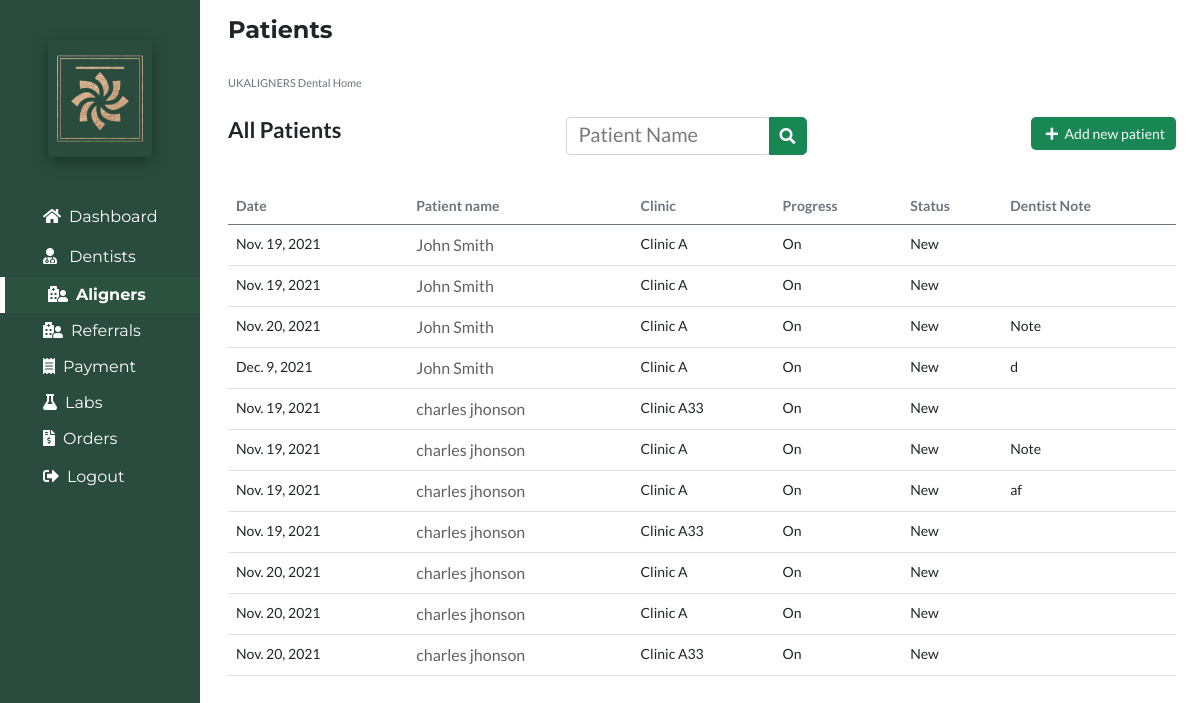
Screenshot of /patients (signed in) with the database file from the repository.
### portfolioApp/models.py (models this page shows, shortened)
class Patient(models.Model):
    Dentist=models.ForeignKey(User,on_delete=models.CASCADE)
    Prescriber=models.CharField(max_length=100,null=True)
    Clinic=models.CharField(max_length=300,null=True)
    Email=models.CharField(max_length=300,null=True)
    Telephone=models.CharField(max_length=300,null=True)
    PatientName=models.CharField(max_length=100,null=True)
    Sex=models.CharField(max_length=100,null=True)
    TreatmentInPast=models.CharField(max_length=100,null=True)
    Age=models.CharField(max_length=100,null=True)
    Address1=models.CharField(max_length=100,null=True)
    Address2=models.CharField(max_length=100,null=True)
    OralScan=models.CharField(max_length=100,null=True)
    Impression=models.CharField(max_length=100,null=True)
    UpperJaw=models.FileField(null=True)
    LowerJaw=models.FileField(null=True)
    Photo1=models.ImageField(null=True)
    Photo2=models.ImageField(null=True)
    Photo3=models.ImageField(null=True)
    Photo4=models.ImageField(null=True)
    Treatment=models.CharField(max_length=50,null=True)
    TreatmentRequired=models.CharField(max_length=50,null=True)
    Aligners=models.CharField(max_length=50,null=True)
    TreatmentLimit=models.CharField(max_length=50,null=True)
    Overbite=models.CharField(max_length=50,null=True)
    Overjet=models.CharField(max_length=50,null=True)
    Expension=models.CharField(max_length=50,null=True)
    IPR=models.CharField(max_length=50,null=True)
    Procline=models.CharField(max_length=50,null=True)
    Distalize=models.CharField(max_length=50,null=True)
    UpperMidline=models.CharField(max_length=50,null=True)
    LoverMidline=models.CharField(max_length=50,null=True)
    ArchForm=models.CharField(max_length=50,null=True)
    PCrossbite=models.CharField(max_length=50,null=True)
    Hint1=models.CharField(max_length=50,null=True)
    Hint2=models.CharField(max_length=50,null=True)
    Hint3=models.CharField(max_length=50,null=True)
    DentistNote=models.TextField(default="Not Added",null=True)
    AdminNote=models.TextField(default="Not Added",null=True)
    Status=models.CharField(max_length=20,default="Pending",null=True,choices=(("Accept","Accept"),("Review","Review"),("Decline","Decline"),("On-Hold","On-Hold")
    ))
    InternalStatus=models.CharField(max_length=30,null=True,default="On")
    Date=models.DateField(auto_now_add=True)

### portfolioApp/views.py (the view)
# urls.py: path('patients', views.patients, name='patients'),
@login_required(login_url='login')
def patients(request):
    if request.user.is_superuser or request.user.is_staff:
        mypatients=Patient.objects.order_by("PatientName")
    else:
        mypatients=Patient.objects.filter(Dentist=request.user).order_by("PatientName")
    context={
        'patients':'active',
        'mypatients':mypatients,
    }
    return render(request,'patients.html',context)

### portfolioApp/templates/patients.html (shortened to what this page needs)
{% extends 'base.html' %}
{% load static %}
{% block body %}
<section class="px-4">
<h4 class="py-3"><b>Patients</b></h4>
<div class="">
<span class="text-secondary">UKALIGNERS Dental Home</span>
<div class="d-flex justify-content-between py-3">
<h5><b>All Patients</b></h5>
<div class="search-bar">
<div class="input-group">
  <div class="form-outline">
  <form action="{% url 'patientsearchresults' %}" method="get">
    <input type="search" id="patientName"  class="form-control" placeholder="Patient Name" name="PatientSearchQuery" />
  </div>
  <button type="submit" class="btn btn-success bg-success">
    <i class="fas fa-search"></i>
  </button>
</div>
</div>
<div class="add-new">
<a href="{% url 'addnewpatient' %}" class="btn btn-sm text-light bg-success"><i class="fas fa-plus mx-1"></i> Add new patient</a>
</div>
</div>
<div class="col-sm-12 px-0 pb-3 my-3 table-responsive"style="font-size:14px;">
<table class="table ">
<thead class="text-secondary">
<tr>
<th scope="col">Date</th>
<th scope="col">Patient name</th>
<th scope="col">Clinic</th>
<th scope="col">Progress</th>
<th scope="col">Status</th>
{% if user.is_superuser %}
<th scope="col">Dentist Note</th>
{% endif %}
</tr>
</thead>
<tbody>
{% for patients in mypatients %}
<tr>
<td>{{patients.Date}}</td>
{% if not user.is_staff or user.is_superuser %}
<td><a href="/patientdetail/{{patients.id}}/">{{patients.PatientName}} {{patients.PatientSurname}}</a></td>
{% else %}
<td class="text-secondary">{{patients.PatientName}} {{patients.PatientSurname}}</td>
{% endif %}
<td>{{patients.Clinic}}</td>
<td>{{patients.InternalStatus}}</td>
<td>{{patients.Status}}</td>
{% if user.is_superuser %}
<td style="max-width:300px;">{{patients.DentistNote}}</td>
{% endif %}
</tr>
{% endfor %}
</tbody>
</table>
</div>
</div>
</section>
{% endblock body %}

### portfolioApp/templates/base.html (style rules this page uses)
body { margin:0px; padding:0px; font-family: 'Lato', sans-serif; overflow-x: hidden; background:white; }
span,p { font-size:11px; color:black; }
h4 { font-family: 'Montserrat', sans-serif; }
::placeholder { color:#797979 !important; }
input, input::-webkit-input-placeholder { font-size: 13px; }
.btn { border-radius:5px; padding:5px 10px 5px 10px; background:#1B3229; }

### portfolioApp/templates/sidebar.html (style rules this page uses)
body { margin:0px; padding:0px; font-family: 'Lato', sans-serif; overflow-x: hidden; background:white; }
span { font-size:11px; color:black; }
h4 { font-family: 'Montserrat', sans-serif; font-size:24px; }
h5 { font-size:22px }
::placeholder { color:#797979 !important; }
input, input::-webkit-input-placeholder { font-size: 20px; }
.btn { border-radius:5px; padding:5px 10px 5px 10px; background:#1B3229; }

### rows the page displays
Patient: Date "Nov. 19, 2021", PatientName "John Smith", Clinic "Clinic A", InternalStatus "On", Status "New"
Patient: Date "Nov. 19, 2021", PatientName "John Smith", Clinic "Clinic A", InternalStatus "On", Status "New"
Patient: Date "Nov. 20, 2021", PatientName "John Smith", Clinic "Clinic A", InternalStatus "On", Status "New", DentistNote "Note"
Patient: Date "Dec. 9, 2021", PatientName "John Smith", Clinic "Clinic A", InternalStatus "On", Status "New", DentistNote "d"
Patient: Date "Nov. 19, 2021", PatientName "charles jhonson", Clinic "Clinic A33", InternalStatus "On", Status "New"
Patient: Date "Nov. 19, 2021", PatientName "charles jhonson", Clinic "Clinic A", InternalStatus "On", Status "New", DentistNote "Note"
Patient: Date "Nov. 19, 2021", PatientName "charles jhonson", Clinic "Clinic A", InternalStatus "On", Status "New", DentistNote "af"
Patient: Date "Nov. 19, 2021", PatientName "charles jhonson", Clinic "Clinic A33", InternalStatus "On", Status "New"
Patient: Date "Nov. 20, 2021", PatientName "charles jhonson", Clinic "Clinic A", InternalStatus "On", Status "New"
Patient: Date "Nov. 20, 2021", PatientName "charles jhonson", Clinic "Clinic A", InternalStatus "On", Status "New"
Patient: Date "Nov. 20, 2021", PatientName "charles jhonson", Clinic "Clinic A33", InternalStatus "On", Status "New"
